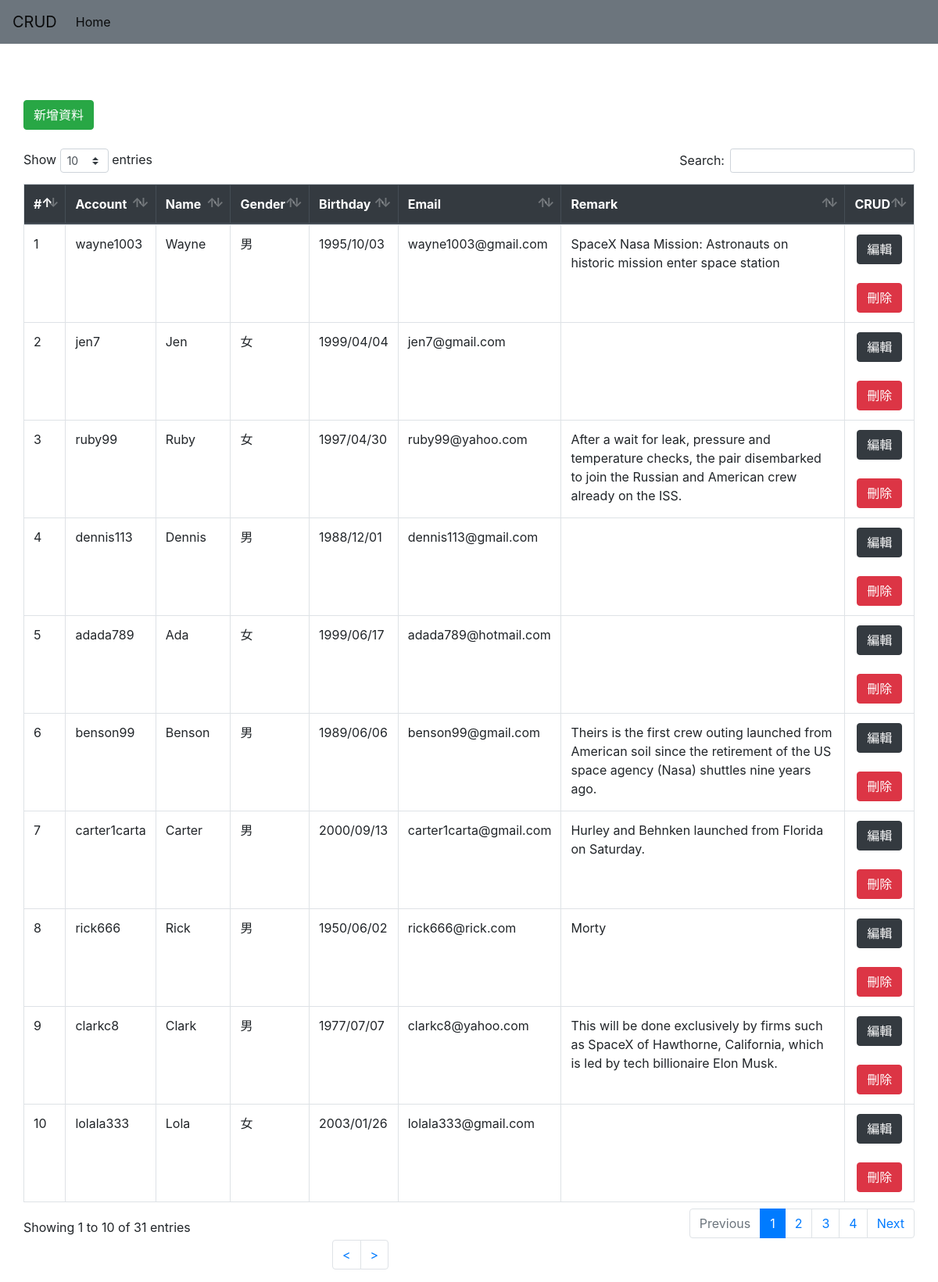
The page / on the database its author committed.
### tables this page shows
CREATE TABLE `account_info` (
  `id` int(10) NOT NULL,
  `account` varchar(255) NOT NULL,
  `name` varchar(255) NOT NULL,
  `gender` tinyint(1) NOT NULL,
  `birthday` date NOT NULL,
  `email` varchar(255) NOT NULL,
  `remark` text NOT NULL
);

### index.php (the view, shortened to what this page needs)
<?php
    $dbms='mysql';
    $host='localhost';
    $dbName='crud';
    $user='root';
    $pass='';
    $dsn="$dbms:host=$host;dbname=$dbName";
    try {
        $dbh = new PDO($dsn, $user, $pass);
        $sql = "SELECT * FROM account_info";
        $result = $dbh->query($sql);
    } catch (PDOException $e) {
        die ("Error!: " . $e->getMessage() . "<br/>");
    }
?>
<!DOCTYPE html>
<html>
<head>
    <link rel="stylesheet" href="https://stackpath.bootstrapcdn.com/bootstrap/4.5.0/css/bootstrap.min.css">
</head>
<body>
    <nav class="navbar navbar-expand-lg navbar-light bg-secondary">
        <a class="navbar-brand" href="#">CRUD</a>
        <div class="collapse navbar-collapse" id="navbarSupportedContent">
            <ul class="navbar-nav mr-auto">
                <li class="nav-item active">
                    <a class="nav-link" href="#">Home <span class="sr-only">(current)</span></a>
                </li>
            </ul>
        </div>
    </nav>
    <br><br><br>
<div class="container">
    <div class="row">
        <div class="col-md-1">
            <div class="row text-center text-inline">
                <button style="white-space:nowrap" type="button" class="btn btn-success" data-toggle="modal" data-target="#addModal">新增資料</button>
            </div>
        </div>
    </div>
    <br>
    <div class="row">
        <table class="table table-bordered" id="dataTable" width="100%" cellspacing="0">
            <thead class="thead-dark" id="account_info">
                <tr>
                    <th scope="col">#</th>
                    <th scope="col">Account</th>
                    <th scope="col">Name</th>
                    <th scope="col">Gender</th>
                    <th scope="col">Birthday</th>
                    <th scope="col">Email</th>
                    <th scope="col">Remark</th>
                    <th scope="col">CRUD</th>
                </tr>
            </thead>
            <tbody id="doajax">
                <?php
                while($row = $result->fetch(PDO::FETCH_ASSOC)) {
                    if ($row["gender"] == 1) {
                        echo '
                                  <tr>
                                  <td scope="col">' .
                                      $row["account"] .
                                  '</td><td scope="col">' .
                                      $row["name"] .
                                  '</td><td scope="col">
                                      男
                                  </td><td scope="col">' .
                                      strtr($row["birthday"], "-", "/") .
                                  '</td><td scope="col">' .
                                      $row["email"] .
                                  '</td><td scope="col">' .
                                      $row["remark"] .
                                  '</td><td scope="col" class="text-center">
                                      <button style="white-space:nowrap" type="button" data-id="' . $row["id"] . ',' . $row["account"] . ',' . $row["name"] . ',' . $row["gender"] . ',' . $row["birthday"] . ',' . $row["email"] . ',' . $row["remark"] . '" class="btn btn-dark edit" data-toggle="modal" data-target="#editModal">編輯</button><br><br>
                                      <button style="white-space:nowrap" type="button" data-id="' . $row["id"] . '"  class="btn btn-danger del" data-toggle="modal" data-target="#deldoublecheck">刪除</button>
                                  </td>
                                </tr>';
                    }else{
                        echo '
                                  <tr>
                                  <td scope="col">' .
                                      $row["account"] .
                                  '</td><td scope="col">' .
                                      $row["name"] .
                                  '</td><td scope="col">
                                      女
                                  </td><td scope="col">' .
                                      strtr($row["birthday"], "-", "/") .
                                  '</td><td scope="col">' .
                                      $row["email"] .
                                  '</td><td scope="col">' .
                                      $row["remark"] .
                                  '</td><td scope="col" class="text-center text-inline">
                                      <button style="white-space:nowrap" type="button" data-id="' . $row["id"] . ',' . $row["account"] . ',' . $row["name"] . ',' . $row["gender"] . ',' . $row["birthday"] . ',' . $row["email"] . ',' . $row["remark"] . '" class="btn btn-dark edit" data-toggle="modal" data-target="#editModal">編輯</button><br><br>
                                      <button style="white-space:nowrap" type="button" data-id="' . $row["id"] . '"  class="btn btn-danger del" data-toggle="modal" data-target="#deldoublecheck">刪除</button>
                                  </td>
                                </tr>';
                    }
                }
                ?>
            </tbody>
        </table>
    </div>
    <div class=row>
        <div class="col-md-4"></div>
        <div class="col-md-4">
            <div class='pagination-container'>
            <ul class="pagination">
                <li data-page="prev" class="page-item">
                    <span class="page-link"> < <span class="sr-only">(current)</span></span>
                </li>
                <li data-page="next" class="page-item"  id="prev">
                    <span class="page-link"> > <span class="sr-only">(current)</span></span>
                </li>
            </ul>
            </div>
        </div>
        <div class="col-md-4"></div>
    </div>
</div>
<link href="assets/datatables.bootstrap4.min.css" rel="stylesheet">
</body>
</html>

### rows shown on the page
account_info: account "wayne1003", name "Wayne", birthday "1995/10/03", email "wayne1003@gmail.com", remark "SpaceX Nasa Mission: Astronauts on historic mission enter space station"
account_info: account "jen7", name "Jen", birthday "1999/04/04", email "jen7@gmail.com"
account_info: account "ruby99", name "Ruby", birthday "1997/04/30", email "ruby99@yahoo.com", remark "After a wait for leak, pressure and temperature checks, the pair disembarked to join the Russian and American crew already on the ISS."
account_info: account "dennis113", name "Dennis", birthday "1988/12/01", email "dennis113@gmail.com"
account_info: account "adada789", name "Ada", birthday "1999/06/17", email "adada789@hotmail.com"
account_info: account "benson99", name "Benson", birthday "1989/06/06", email "benson99@gmail.com", remark "Theirs is the first crew outing launched from American soil since the retirement of the US space agency (Nasa) shuttles nine years ago."
account_info: account "carter1carta", name "Carter", birthday "2000/09/13", email "carter1carta@gmail.com", remark "Hurley and Behnken launched from Florida on Saturday."
account_info: account "rick666", name "Rick", birthday "1950/06/02", email "rick666@rick.com", remark "Morty"
account_info: account "clarkc8", name "Clark", birthday "1977/07/07", email "clarkc8@yahoo.com", remark "This will be done exclusively by firms such as SpaceX of Hawthorne, California, which is led by tech billionaire Elon Musk."
account_info: account "lolala333", name "Lola", birthday "2003/01/26", email "lolala333@gmail.com"
